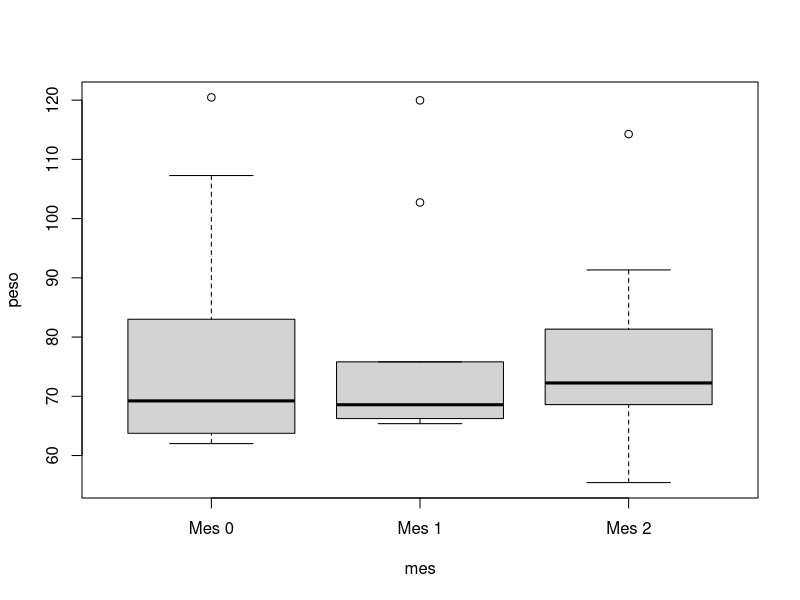

Reproduce this figure in R. (Note: this script raises an error after producing the figure.)
#Importacion datos
##################

mes0<-c(63.75,62.98,65.98,107.27,66.58,120.46,62.01,71.87,83.01,76.62)
mes1<-c(65.38,66.24,67.70,102.72,69.45,119.96,66.09,73.62,75.81,67.66)
mes2<-c(81.34,69.31,77.89,91.33,72.87,114.26,68.01,55.43,71.63,68.60)

datos<-data.frame(peso=c(mes0,mes1,mes2),
                  mes=gl(3,length(mes0),3*length(mes0),labels=c("Mes 0","Mes 1","Mes 2")))

dietData<-matrix(c(mes0,mes1,mes2),nrow=length(mes0),ncol=3)
#Quitamos datos perdidos (si los hubiera).
#Los datos tienen que pasarse como matriz al test
dietCompleteCases <- as.matrix(na.omit(dietData))

#Exploración datos
#################
#Graficos
boxplot(peso~ mes,data=datos)


#Estadísticos
by(datos[, c("peso")], datos$mes, stat.desc, basic = FALSE,
   norm = TRUE)

#Test
#####

friedman.test(as.matrix(dietData))

#Test comparaciones múltiples
friedmanmc(as.matrix(dietData)) 
